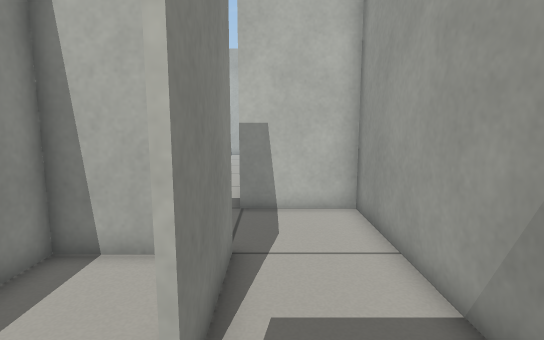
View 1 (above)

13 first-person views from a walk through a world built for the Gazebo simulator. The camera is 0.72 m above the floor, tilts 8° down and sees 80° across. The lines on the ground mark 1 m squares. The floor is counted in squares, 0.25 m on a side. Each view is taken from the middle of a square. On the plan, view 1 faces up. The plan holds only what a view shows up to about 20 squares ahead; the rest is blank. The place goes on beyond the plan. Robots are left out.

View 2
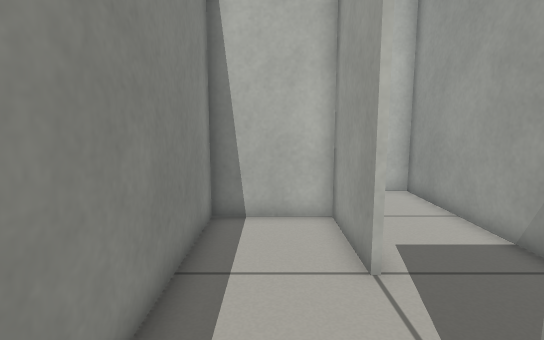

View 3
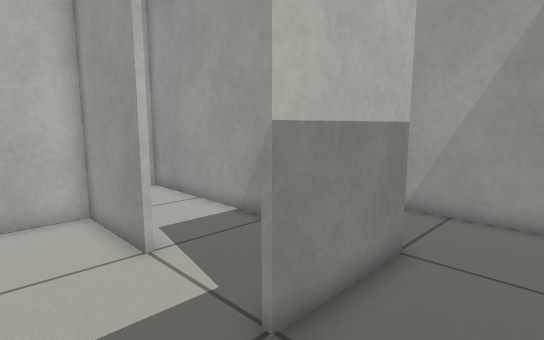

View 4
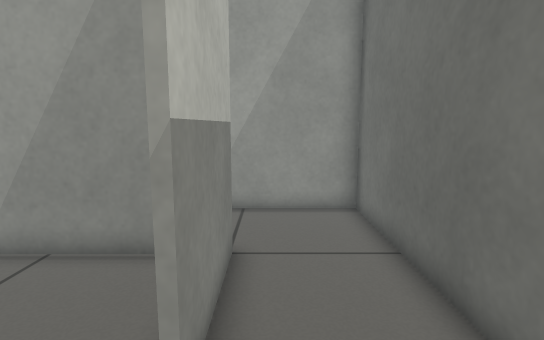

View 5
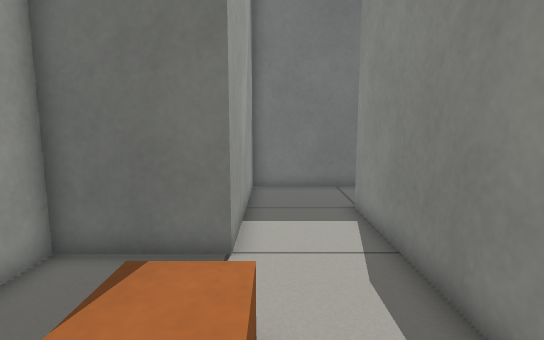

View 6
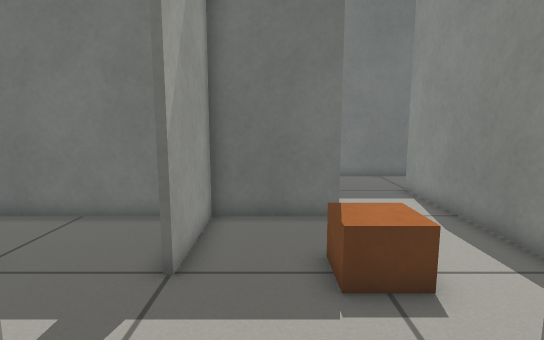

View 7
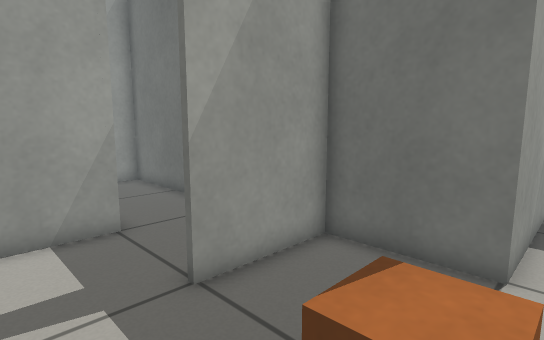

View 8
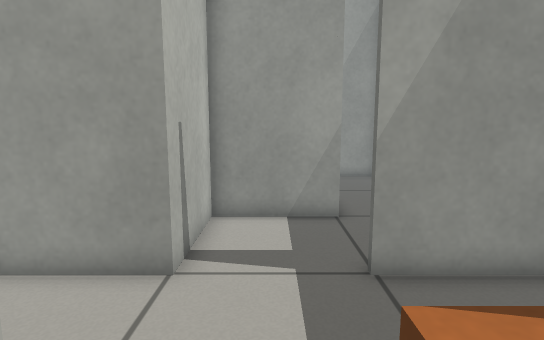

View 9
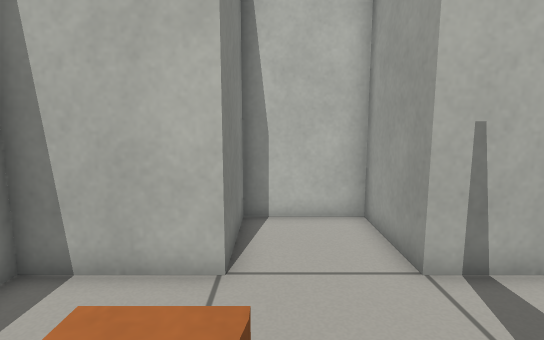

View 10
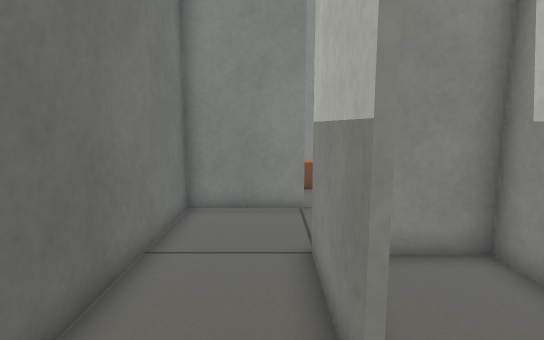

View 11
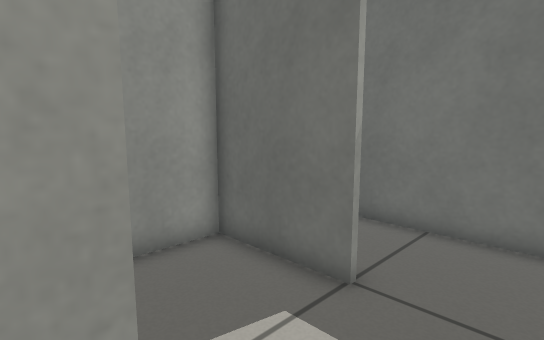

View 12
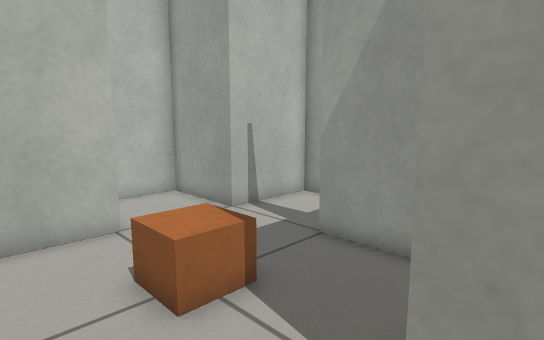

View 13
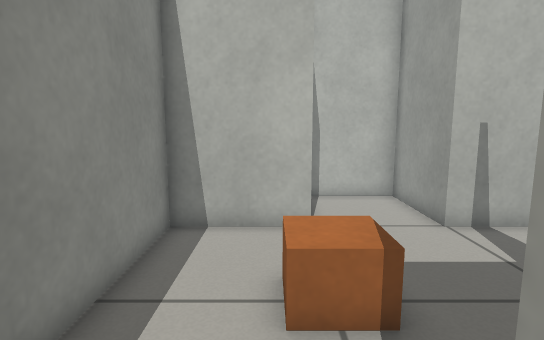

### Floor plan
Ten units are one square. View 1 is at (0, 0); x grows to the right and y downward. Boxes are objects, and circles mark ways between rooms. Rooms are numbered by the first view taken in them; rooms with no view inside come last. Other rooms are left out.
<svg viewBox="-54 -154 284 208">
<path fill="none" stroke="#000" d="M-9 -71 -9 -29M30 -109 -11 -109M-11 9 29 9 29 -110M-35 49 69 49 69 -31M31 -110 31 11 -11 11M71 -109 30 -109M109 -109 109 -149 71 -149 71 -109M69 -31 111 -31M109 -30 109 -71M191 -69 149 -69M111 -31 225 -31M111 -71 111 -30M-11 -29 -11 -69 -49 -69 -49 10M150 -109 109 -109M149 -69 149 -110"/>
<rect x="55" y="-85" width="30" height="30" fill="#bbb"><title>brown box</title></rect>
<circle cx="-10" cy="-10" r="3" fill="#2a7"/>
<circle cx="70" cy="-70" r="3" fill="#2a7"/>
<circle cx="-30" cy="10" r="3" fill="#2a7"/>
<circle cx="110" cy="-90" r="3" fill="#2a7"/>
<circle cx="130" cy="-70" r="3" fill="#2a7"/>
<text x="10" y="-50">1</text>
<text x="40" y="-10">2</text>
<text x="90" y="-90">3</text>
<text x="170" y="-50">4</text>
<text x="-30" y="-30">5</text>
<text x="120" y="-90">6</text>
</svg>
Room 1 opens to room 5. Room 2 opens to room 3. Room 2 opens to room 5. Room 3 opens to room 6. Room 4 opens to room 6.

Where each view was taken, in squares from view 1:
view 1: 0 up, 0 right, facing up
view 2: 3 down, 3 left, facing up
view 3: 4 down, 4 left, facing up-right
view 4: 2 down, 4 left, facing right
view 5: 10 up, 6 right, facing down
view 6: 13 up, 9 right, facing down
view 7: 10 up, 6 right, facing down-right
view 8: 9 up, 5 right, facing right
view 9: 5 up, 8 right, facing up
view 10: 6 up, 22 right, facing left
view 11: 4 up, 4 left, facing down-right
view 12: 2 up, 4 right, facing up-right
view 13: 2 up, 6 right, facing up
